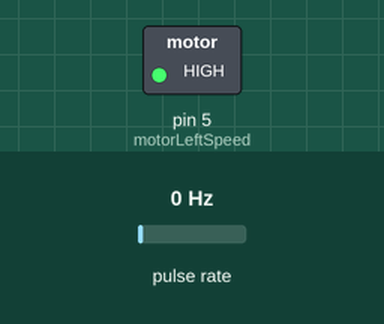
Recording of a sketch running on a simulated Arduino Uno, built with avr-gcc and run on an emulated ATmega328P. On the bench: switched loads named in the sketch (green lamp = pin HIGH). Wiring (inferred from the names in the program): pulse sensor: data pin 2. The inputs (shaded band) are chosen by the test bench; at power-on: pulse rate 0 Hz. Pins used as bus, display or sensor lines are not drawn.

Above: at 0.1 s.
Timing chart, 0 to 1.6 s (numbered marks = the images above):
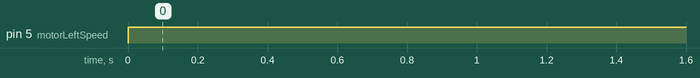

The sketch:

motor_test_with_counter.ino
```cpp
int encoderLeft = 2; // encoder for left motor
int motorLeftFWD = 0; //if 1 and REV = 0 then go forward
int motorLeftREV = 1; //if 1 and FWD = 0 then go reverse
int motorLeftSpeed = 5;
volatile unsigned int count_left = 0;

void setup()
{
  pinMode(encoderLeft,INPUT);
  pinMode(motorLeftFWD,OUTPUT);
  pinMode(motorLeftREV,OUTPUT);
  pinMode(motorLeftSpeed,OUTPUT);
  Serial.begin(9600);
  attachInterrupt(digitalPinToInterrupt(encoderLeft),counter_left,RISING); //count the amount of ticks in one revolution on left motor
 }

void loop() {

  //Serial.println(count_left); // print the amount of ticks #triggered

    //go forward
    digitalWrite(motorLeftFWD,HIGH);
    digitalWrite(motorLeftREV, LOW);
    digitalWrite(motorLeftSpeed,HIGH);


  //delay(5);


}

void counter_left()
{
  count_left = count_left + 1;
}
```

Measured:
- by itself, pin 5 (motorLeftSpeed): LOW → HIGH at 0.00 s
